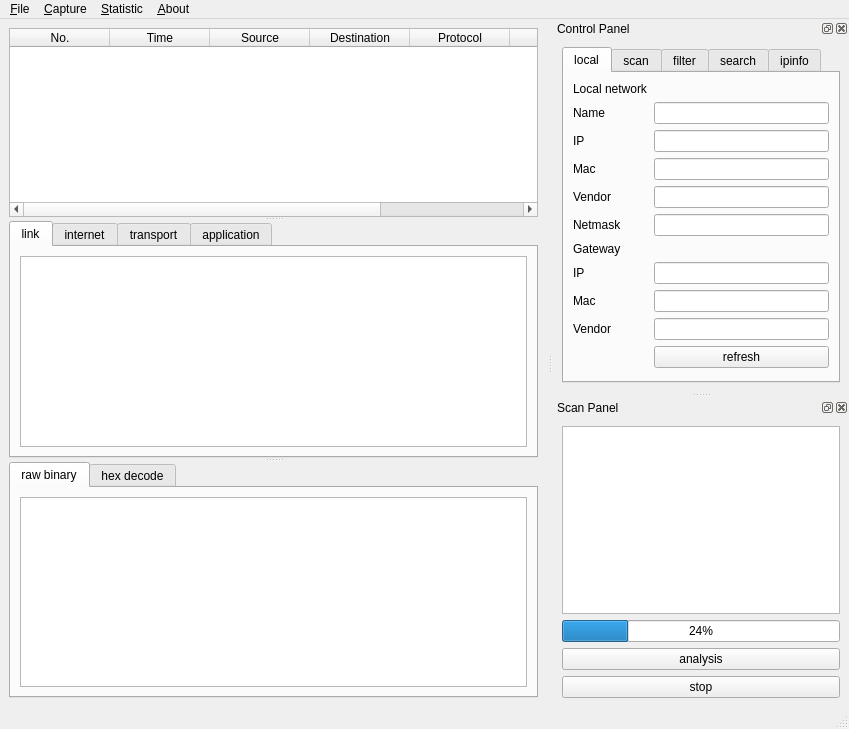
<?xml version="1.0" encoding="UTF-8"?>
<ui version="4.0">
 <class>MainWindow</class>
 <widget class="QMainWindow" name="MainWindow">
  <property name="geometry">
   <rect>
    <x>0</x>
    <y>0</y>
    <width>849</width>
    <height>729</height>
   </rect>
  </property>
  <property name="windowTitle">
   <string>MainWindow</string>
  </property>
  <widget class="QWidget" name="centralwidget">
   <layout class="QHBoxLayout" name="horizontalLayout_8">
    <item>
     <widget class="QSplitter" name="splitter">
      <property name="orientation">
       <enum>Qt::Vertical</enum>
      </property>
      <widget class="QTableWidget" name="conciseInfoTable">
       <property name="showGrid">
        <bool>false</bool>
       </property>
       <column>
        <property name="text">
         <string>No.</string>
        </property>
       </column>
       <column>
        <property name="text">
         <string>Time</string>
        </property>
       </column>
       <column>
        <property name="text">
         <string>Source</string>
        </property>
       </column>
       <column>
        <property name="text">
         <string>Destination</string>
        </property>
       </column>
       <column>
        <property name="text">
         <string>Protocol</string>
        </property>
       </column>
       <column>
        <property name="text">
         <string>Length</string>
        </property>
       </column>
       <column>
        <property name="text">
         <string>Info</string>
        </property>
       </column>
      </widget>
      <widget class="QTabWidget" name="verboseInfoTab">
       <property name="currentIndex">
        <number>0</number>
       </property>
       <widget class="QWidget" name="linkTab">
        <attribute name="title">
         <string>link</string>
        </attribute>
        <layout class="QVBoxLayout" name="verticalLayout_7">
         <item>
          <widget class="QPlainTextEdit" name="linkTextEdit"/>
         </item>
        </layout>
       </widget>
       <widget class="QWidget" name="interTab">
        <attribute name="title">
         <string>internet</string>
        </attribute>
        <layout class="QVBoxLayout" name="verticalLayout_6">
         <item>
          <widget class="QPlainTextEdit" name="interTextEdit"/>
         </item>
        </layout>
       </widget>
       <widget class="QWidget" name="transTab">
        <attribute name="title">
         <string>transport</string>
        </attribute>
        <layout class="QVBoxLayout" name="verticalLayout_5">
         <item>
          <widget class="QPlainTextEdit" name="TransTextEdit"/>
         </item>
        </layout>
       </widget>
       <widget class="QWidget" name="appTab">
        <attribute name="title">
         <string>application</string>
        </attribute>
        <layout class="QVBoxLayout" name="verticalLayout_4">
         <item>
          <widget class="QPlainTextEdit" name="appTextEdit"/>
         </item>
        </layout>
       </widget>
      </widget>
      <widget class="QTabWidget" name="decodeInfoTab">
       <property name="currentIndex">
        <number>0</number>
       </property>
       <widget class="QWidget" name="rawTab">
        <attribute name="title">
         <string>raw binary</string>
        </attribute>
        <layout class="QVBoxLayout" name="verticalLayout_8">
         <item>
          <widget class="QPlainTextEdit" name="rawTextEdit"/>
         </item>
        </layout>
       </widget>
       <widget class="QWidget" name="hexTab">
        <attribute name="title">
         <string>hex decode</string>
        </attribute>
        <layout class="QVBoxLayout" name="verticalLayout_9">
         <item>
          <widget class="QPlainTextEdit" name="hexTextEdit"/>
         </item>
        </layout>
       </widget>
      </widget>
     </widget>
    </item>
   </layout>
  </widget>
  <widget class="QMenuBar" name="menubar">
   <property name="geometry">
    <rect>
     <x>0</x>
     <y>0</y>
     <width>849</width>
     <height>26</height>
    </rect>
   </property>
   <widget class="QMenu" name="menu_File">
    <property name="title">
     <string>&amp;File</string>
    </property>
    <widget class="QMenu" name="menu_export">
     <property name="title">
      <string>&amp;export</string>
     </property>
     <widget class="QMenu" name="menuNetwork_info">
      <property name="title">
       <string>&amp;network info</string>
      </property>
      <addaction name="actionExportCSV"/>
      <addaction name="actionExportJSON"/>
      <addaction name="actionExportPlain"/>
     </widget>
     <widget class="QMenu" name="menuLAN_info">
      <property name="title">
       <string>&amp;LAN info</string>
      </property>
      <addaction name="actionLANCSV"/>
      <addaction name="actionLANJSON"/>
      <addaction name="actionLANPlain"/>
     </widget>
     <widget class="QMenu" name="menuPackets_info">
      <property name="title">
       <string>&amp;packets info</string>
      </property>
      <addaction name="actionPktCSV"/>
      <addaction name="actionPktJSON"/>
      <addaction name="actionPktPlain"/>
     </widget>
     <addaction name="menuNetwork_info"/>
     <addaction name="menuLAN_info"/>
     <addaction name="menuPackets_info"/>
    </widget>
    <addaction name="action_Save"/>
    <addaction name="action_Open"/>
    <addaction name="separator"/>
    <addaction name="menu_export"/>
    <addaction name="separator"/>
    <addaction name="action_close"/>
   </widget>
   <widget class="QMenu" name="menuCapture">
    <property name="title">
     <string>&amp;Capture</string>
    </property>
    <addaction name="action_Start"/>
    <addaction name="separator"/>
    <addaction name="action_Stop"/>
    <addaction name="separator"/>
    <addaction name="action_Restart"/>
   </widget>
   <widget class="QMenu" name="menuStatistic">
    <property name="title">
     <string>&amp;Statistic</string>
    </property>
    <widget class="QMenu" name="menu_protocol">
     <property name="title">
      <string>&amp;protocol</string>
     </property>
     <addaction name="action_ProBar"/>
     <addaction name="action_ProHbar"/>
     <addaction name="action_ProPie"/>
    </widget>
    <widget class="QMenu" name="menu_length">
     <property name="title">
      <string>&amp;length</string>
     </property>
     <addaction name="action_LenBar"/>
     <addaction name="action_LenHbar"/>
     <addaction name="action_LenPie"/>
    </widget>
    <widget class="QMenu" name="menu_time">
     <property name="title">
      <string>&amp;time</string>
     </property>
     <addaction name="action_TimeBar"/>
     <addaction name="action_TimeHbar"/>
     <addaction name="action_TimePie"/>
    </widget>
    <addaction name="menu_protocol"/>
    <addaction name="menu_length"/>
    <addaction name="menu_time"/>
   </widget>
   <widget class="QMenu" name="menuAbout">
    <property name="title">
     <string>&amp;About</string>
    </property>
    <addaction name="action_Help"/>
    <addaction name="separator"/>
    <addaction name="action_Author"/>
    <addaction name="separator"/>
    <addaction name="action_Rank"/>
   </widget>
   <addaction name="menu_File"/>
   <addaction name="menuCapture"/>
   <addaction name="menuStatistic"/>
   <addaction name="menuAbout"/>
  </widget>
  <widget class="QStatusBar" name="statusbar"/>
  <widget class="QDockWidget" name="controlDock">
   <property name="enabled">
    <bool>true</bool>
   </property>
   <property name="floating">
    <bool>false</bool>
   </property>
   <property name="windowTitle">
    <string>Control Panel</string>
   </property>
   <attribute name="dockWidgetArea">
    <number>2</number>
   </attribute>
   <widget class="QWidget" name="controlDockContents">
    <layout class="QHBoxLayout" name="horizontalLayout_2">
     <item>
      <widget class="QTabWidget" name="controlTabManage">
       <property name="currentIndex">
        <number>0</number>
       </property>
       <property name="tabBarAutoHide">
        <bool>false</bool>
       </property>
       <widget class="QWidget" name="localTab">
        <attribute name="title">
         <string>local</string>
        </attribute>
        <layout class="QFormLayout" name="formLayout">
         <item row="1" column="0">
          <widget class="QLabel" name="nameLabel">
           <property name="text">
            <string>Name</string>
           </property>
          </widget>
         </item>
         <item row="1" column="1">
          <widget class="QLineEdit" name="nameLineEdit"/>
         </item>
         <item row="2" column="0">
          <widget class="QLabel" name="ipLabel">
           <property name="text">
            <string>IP</string>
           </property>
          </widget>
         </item>
         <item row="2" column="1">
          <widget class="QLineEdit" name="ipLineEdit"/>
         </item>
         <item row="3" column="0">
          <widget class="QLabel" name="macLabel">
           <property name="text">
            <string>Mac</string>
           </property>
          </widget>
         </item>
         <item row="3" column="1">
          <widget class="QLineEdit" name="macLineEdit"/>
         </item>
         <item row="4" column="0">
          <widget class="QLabel" name="vendorLabel">
           <property name="text">
            <string>Vendor</string>
           </property>
          </widget>
         </item>
         <item row="4" column="1">
          <widget class="QLineEdit" name="vendorLineEdit"/>
         </item>
         <item row="5" column="0">
          <widget class="QLabel" name="netmaskLabel">
           <property name="text">
            <string>Netmask</string>
           </property>
          </widget>
         </item>
         <item row="5" column="1">
          <widget class="QLineEdit" name="netmaskLineEdit"/>
         </item>
         <item row="7" column="0">
          <widget class="QLabel" name="gwIpLabel">
           <property name="text">
            <string>IP</string>
           </property>
          </widget>
         </item>
         <item row="7" column="1">
          <widget class="QLineEdit" name="gwMacLineEdit"/>
         </item>
         <item row="10" column="0">
          <widget class="QLabel" name="gwVendorLabel">
           <property name="text">
            <string>Vendor</string>
           </property>
          </widget>
         </item>
         <item row="10" column="1">
          <widget class="QLineEdit" name="gwVendorLineEdit"/>
         </item>
         <item row="13" column="1">
          <widget class="QPushButton" name="refreshButton">
           <property name="text">
            <string>refresh</string>
           </property>
          </widget>
         </item>
         <item row="0" column="0">
          <widget class="QLabel" name="localLabel">
           <property name="text">
            <string>Local network</string>
           </property>
          </widget>
         </item>
         <item row="6" column="0">
          <widget class="QLabel" name="gwLabel">
           <property name="text">
            <string>Gateway</string>
           </property>
          </widget>
         </item>
         <item row="8" column="0">
          <widget class="QLabel" name="gwMacLabel">
           <property name="text">
            <string>Mac</string>
           </property>
          </widget>
         </item>
         <item row="8" column="1">
          <widget class="QLineEdit" name="gwIpLineEdit"/>
         </item>
        </layout>
       </widget>
       <widget class="QWidget" name="scanTab">
        <attribute name="title">
         <string>scan</string>
        </attribute>
        <layout class="QVBoxLayout" name="verticalLayout_3">
         <item>
          <widget class="QLabel" name="rangeLabel">
           <property name="text">
            <string>Range</string>
           </property>
          </widget>
         </item>
         <item>
          <widget class="QLineEdit" name="rangeLineEdit"/>
         </item>
         <item>
          <widget class="QPushButton" name="rangeButton">
           <property name="text">
            <string>range scan</string>
           </property>
          </widget>
         </item>
         <item>
          <widget class="QLabel" name="maskLabel">
           <property name="text">
            <string>Mask</string>
           </property>
          </widget>
         </item>
         <item>
          <widget class="QLineEdit" name="maskLineEdit"/>
         </item>
         <item>
          <widget class="QPushButton" name="maskButton">
           <property name="text">
            <string>mask scan</string>
           </property>
          </widget>
         </item>
        </layout>
       </widget>
       <widget class="QWidget" name="filterTab">
        <attribute name="title">
         <string>filter</string>
        </attribute>
        <layout class="QVBoxLayout" name="verticalLayout_2">
         <item>
          <widget class="QGroupBox" name="intGroupBox">
           <property name="title">
            <string>Internet Layer</string>
           </property>
           <layout class="QHBoxLayout" name="horizontalLayout_3">
            <item>
             <widget class="QCheckBox" name="ipv4CheckBox">
              <property name="text">
               <string>IPv4</string>
              </property>
             </widget>
            </item>
            <item>
             <widget class="QCheckBox" name="icmpCheckBox">
              <property name="text">
               <string>ICMP</string>
              </property>
             </widget>
            </item>
            <item>
             <widget class="QCheckBox" name="igmpCheckBox">
              <property name="text">
               <string>IGMP</string>
              </property>
             </widget>
            </item>
           </layout>
          </widget>
         </item>
         <item>
          <widget class="QGroupBox" name="TranGroupBox">
           <property name="title">
            <string>Transport Layer</string>
           </property>
           <layout class="QHBoxLayout" name="horizontalLayout_4">
            <item>
             <widget class="QCheckBox" name="udpCheckBox">
              <property name="text">
               <string>UDP</string>
              </property>
             </widget>
            </item>
            <item>
             <widget class="QCheckBox" name="tcpCheckBox">
              <property name="text">
               <string>TCP</string>
              </property>
             </widget>
            </item>
           </layout>
          </widget>
         </item>
         <item>
          <widget class="QGroupBox" name="appGroupBox">
           <property name="title">
            <string>Application Layer</string>
           </property>
           <layout class="QGridLayout" name="gridLayout">
            <item row="0" column="1">
             <widget class="QCheckBox" name="ftpCheckBox">
              <property name="text">
               <string>FTP</string>
              </property>
             </widget>
            </item>
            <item row="0" column="2">
             <widget class="QCheckBox" name="telCheckBox">
              <property name="text">
               <string>Telnet</string>
              </property>
             </widget>
            </item>
            <item row="0" column="4">
             <widget class="QCheckBox" name="sshCheckBox">
              <property name="text">
               <string>SSH</string>
              </property>
             </widget>
            </item>
            <item row="2" column="1">
             <widget class="QCheckBox" name="dnsCheckBox">
              <property name="text">
               <string>DNS</string>
              </property>
             </widget>
            </item>
            <item row="2" column="2">
             <widget class="QCheckBox" name="httpCheckBox">
              <property name="text">
               <string>HTTP(s)</string>
              </property>
             </widget>
            </item>
           </layout>
          </widget>
         </item>
         <item>
          <widget class="QGroupBox" name="optGroupBox">
           <property name="title">
            <string>Option</string>
           </property>
           <layout class="QHBoxLayout" name="horizontalLayout_5">
            <item>
             <widget class="QRadioButton" name="allRadioButton">
              <property name="text">
               <string>all </string>
              </property>
             </widget>
            </item>
           </layout>
          </widget>
         </item>
        </layout>
       </widget>
       <widget class="QWidget" name="searchTab">
        <attribute name="title">
         <string>search</string>
        </attribute>
        <layout class="QFormLayout" name="formLayout_4">
         <item row="0" column="0">
          <widget class="QLabel" name="searchLabel">
           <property name="text">
            <string>Search</string>
           </property>
          </widget>
         </item>
         <item row="0" column="1">
          <widget class="QLineEdit" name="searchLineEdit"/>
         </item>
         <item row="1" column="1">
          <widget class="QPushButton" name="searchButton">
           <property name="text">
            <string>search</string>
           </property>
          </widget>
         </item>
        </layout>
       </widget>
       <widget class="QWidget" name="ipinfoTab">
        <attribute name="title">
         <string>ipinfo</string>
        </attribute>
        <layout class="QFormLayout" name="formLayout_3">
         <item row="0" column="0">
          <widget class="QLabel" name="sipLabel">
           <property name="text">
            <string>search IP</string>
           </property>
          </widget>
         </item>
         <item row="0" column="1">
          <widget class="QLineEdit" name="sipLineEdit"/>
         </item>
         <item row="1" column="0" colspan="2">
          <widget class="QTextEdit" name="sipTextEdit"/>
         </item>
         <item row="2" column="0">
          <widget class="QPushButton" name="sipButton">
           <property name="text">
            <string>seach</string>
           </property>
          </widget>
         </item>
        </layout>
       </widget>
      </widget>
     </item>
    </layout>
   </widget>
  </widget>
  <widget class="QDockWidget" name="scanDock">
   <property name="windowTitle">
    <string>Scan Panel</string>
   </property>
   <attribute name="dockWidgetArea">
    <number>2</number>
   </attribute>
   <widget class="QWidget" name="scanDockContents">
    <layout class="QVBoxLayout" name="verticalLayout">
     <item>
      <widget class="QListWidget" name="nodeListWidget"/>
     </item>
     <item>
      <widget class="QProgressBar" name="scanProgressBar">
       <property name="value">
        <number>24</number>
       </property>
      </widget>
     </item>
     <item>
      <widget class="QPushButton" name="analysisPushButton">
       <property name="text">
        <string>analysis</string>
       </property>
      </widget>
     </item>
     <item>
      <widget class="QPushButton" name="stopPushButton">
       <property name="text">
        <string>stop</string>
       </property>
      </widget>
     </item>
    </layout>
   </widget>
  </widget>
  <action name="action_Save">
   <property name="text">
    <string>&amp;save</string>
   </property>
  </action>
  <action name="action_Open">
   <property name="text">
    <string>&amp;open</string>
   </property>
  </action>
  <action name="action_Export">
   <property name="text">
    <string>&amp;Export</string>
   </property>
  </action>
  <action name="actionExportCSV">
   <property name="text">
    <string>&amp;CSV</string>
   </property>
  </action>
  <action name="actionExportJSON">
   <property name="text">
    <string>&amp;JSON</string>
   </property>
  </action>
  <action name="actionExportPlain">
   <property name="text">
    <string>&amp;plain text</string>
   </property>
  </action>
  <action name="actionLANCSV">
   <property name="text">
    <string>CSV</string>
   </property>
  </action>
  <action name="actionLANJSON">
   <property name="text">
    <string>JSON</string>
   </property>
  </action>
  <action name="actionLANPlain">
   <property name="text">
    <string>plain text</string>
   </property>
  </action>
  <action name="actionPktCSV">
   <property name="text">
    <string>CSV</string>
   </property>
  </action>
  <action name="actionPktJSON">
   <property name="text">
    <string>JSON</string>
   </property>
  </action>
  <action name="actionPktPlain">
   <property name="text">
    <string>plain text</string>
   </property>
  </action>
  <action name="action_Start">
   <property name="text">
    <string>&amp;start</string>
   </property>
  </action>
  <action name="actionSto_p">
   <property name="text">
    <string>sto&amp;p</string>
   </property>
  </action>
  <action name="action_restart">
   <property name="text">
    <string>&amp;restart</string>
   </property>
  </action>
  <action name="action_ProBar">
   <property name="text">
    <string>&amp;bar</string>
   </property>
  </action>
  <action name="action_ProHbar">
   <property name="text">
    <string>&amp;hbar</string>
   </property>
  </action>
  <action name="action_ProPie">
   <property name="text">
    <string>&amp;pie</string>
   </property>
  </action>
  <action name="action_LenBar">
   <property name="text">
    <string>&amp;bar</string>
   </property>
  </action>
  <action name="action_LenHbar">
   <property name="text">
    <string>&amp;hbar</string>
   </property>
  </action>
  <action name="action_LenPie">
   <property name="text">
    <string>&amp;pie</string>
   </property>
  </action>
  <action name="action_TimeBar">
   <property name="text">
    <string>&amp;bar</string>
   </property>
  </action>
  <action name="action_TimeHbar">
   <property name="text">
    <string>&amp;hbar</string>
   </property>
  </action>
  <action name="action_TimePie">
   <property name="text">
    <string>&amp;pie</string>
   </property>
  </action>
  <action name="action_Stop">
   <property name="text">
    <string>sto&amp;p</string>
   </property>
  </action>
  <action name="action_Restart">
   <property name="text">
    <string>&amp;restart</string>
   </property>
  </action>
  <action name="action_Help">
   <property name="text">
    <string>&amp;help</string>
   </property>
  </action>
  <action name="action_Author">
   <property name="text">
    <string>&amp;author</string>
   </property>
  </action>
  <action name="action_close">
   <property name="text">
    <string>&amp;close</string>
   </property>
   <property name="shortcut">
    <string>Ctrl+Q</string>
   </property>
  </action>
  <action name="action_rank">
   <property name="text">
    <string>&amp;rank</string>
   </property>
  </action>
  <action name="action_Rank">
   <property name="text">
    <string>&amp;rank</string>
   </property>
  </action>
 </widget>
 <resources/>
 <connections/>
</ui>
